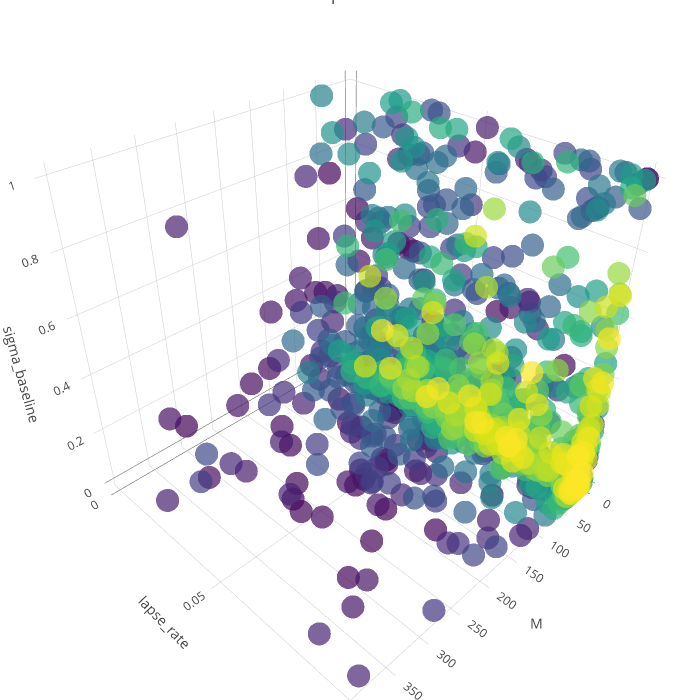

Notebook code cell kept with this figure:
### Code cell
# Filter the start of steps only
df_cmaes_traj = df_best_fits[df_best_fits['step'] < 1000]
# result_to_color = np.array(df_cmaes_traj['dist_nll92'])
result_to_color = np.array(df_cmaes_traj['step'])
# result_to_color = np.log(result_to_color)

text = ['> %s' % (x) for x in result_to_color]

trace1 = go.Scatter3d(
        x = df_cmaes_traj['M'],
        y = df_cmaes_traj['lapse_rate'],
        z = df_cmaes_traj['sigma_baseline'],
        text = text,
        mode = 'markers',
        marker = go.Marker(
            color = result_to_color,
            size = 8,
            colorscale='Viridis',
            opacity=0.7
        )
    )
data = [trace1]
layout = go.Layout(
    title='Landscape for NLL92',
    autosize=False,
    width=700,
    height=700,
    margin=dict(
        l=0,
        r=0,
        b=0,
        t=0),
    scene=go.Scene(
        xaxis=go.XAxis(
            title='M',
        ),
        yaxis=go.YAxis(
            title='lapse_rate',
        ),
        zaxis=go.ZAxis(
            title='sigma_baseline',
        )
    )
)
fig = go.Figure(data=data, layout=layout)
py.iplot(fig)

### Figure 1 — Plotly figure (JSON) as saved in the notebook; plotly's stock layout.template omitted (floating-point values rounded to 4 significant figures; data arrays with more than 128 entries replaced by an {"elided": "..."} marker saying what was removed)
{"data": [{"marker": {"color": {"elided": "936 int values"}, "colorscale": "Viridis", "opacity": 0.7, "size": 8}, "mode": "markers", "text": {"elided": "936 str values"}, "type": "scatter3d", "x": {"elided": "936 int values"}, "y": {"elided": "936 float values"}, "z": {"elided": "936 float values"}}], "layout": {"autosize": false, "height": 700, "margin": {"b": 0, "l": 0, "r": 0, "t": 0}, "scene": {"xaxis": {"title": "M"}, "yaxis": {"title": "lapse_rate"}, "zaxis": {"title": "sigma_baseline"}}, "title": "Landscape for NLL92", "width": 700}}
